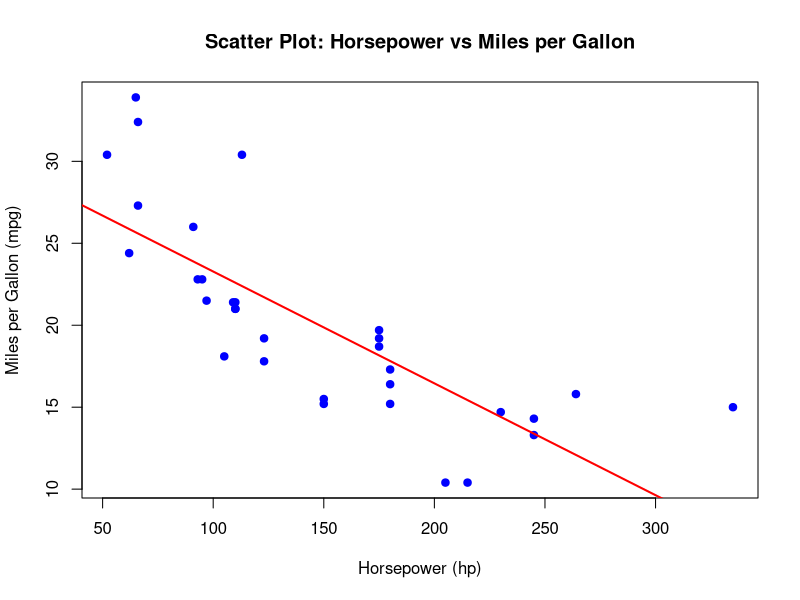
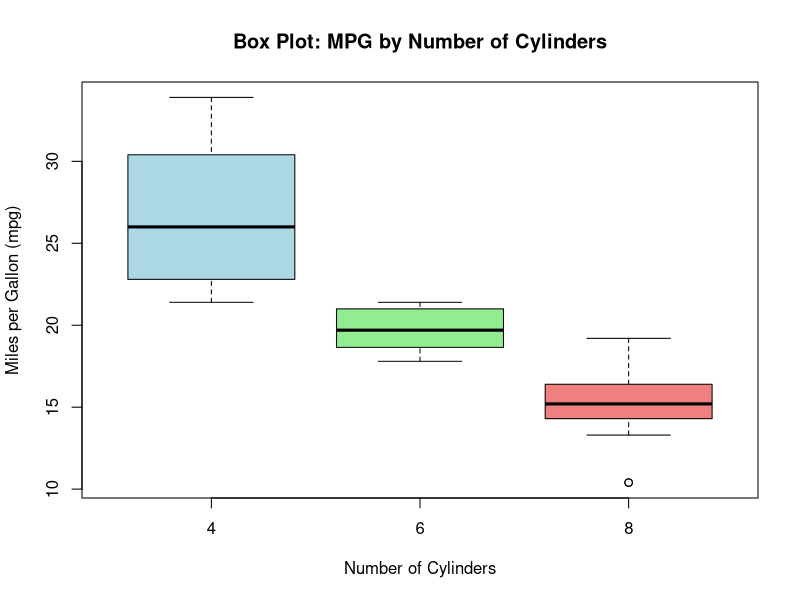
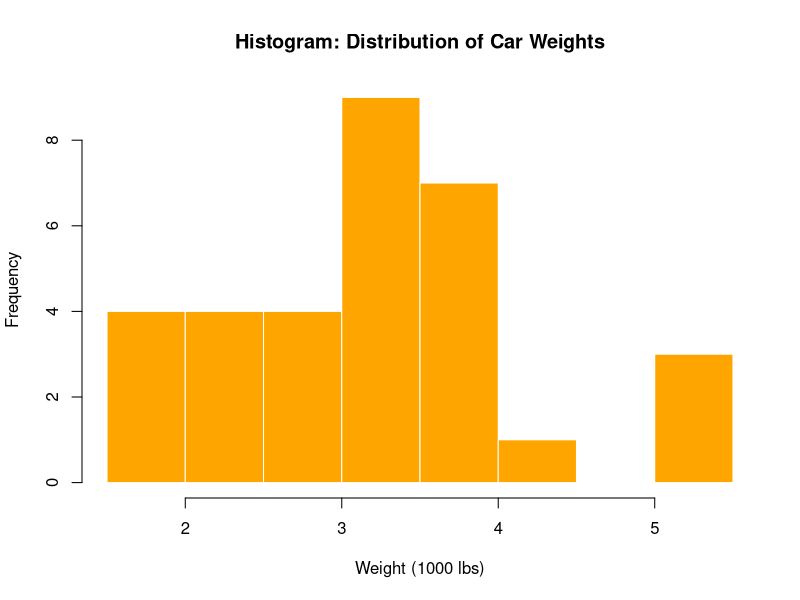

Here is the R script that generated these plots, in order:
# Load the mtcars dataset
data(mtcars)

# View first few rows (optional)
head(mtcars)

# --- i. Scatter Plot: Horsepower vs Miles per Gallon ---
# Shows relationship and adds a trend line
plot(mtcars$hp, mtcars$mpg,
     main = "Scatter Plot: Horsepower vs Miles per Gallon",
     xlab = "Horsepower (hp)",
     ylab = "Miles per Gallon (mpg)",
     pch = 19, col = "blue")

# Add linear regression trend line
abline(lm(mpg ~ hp, data = mtcars), col = "red", lwd = 2)

# --- ii. Box Plot: MPG across Cylinder Categories ---
boxplot(mpg ~ cyl, data = mtcars,
        main = "Box Plot: MPG by Number of Cylinders",
        xlab = "Number of Cylinders",
        ylab = "Miles per Gallon (mpg)",
        col = c("lightblue", "lightgreen", "lightcoral"))

# --- iii. Histogram: Distribution of Car Weights ---
hist(mtcars$wt,
     main = "Histogram: Distribution of Car Weights",
     xlab = "Weight (1000 lbs)",
     col = "orange",
     border = "white",
     breaks = 8)   # customize number of bins
